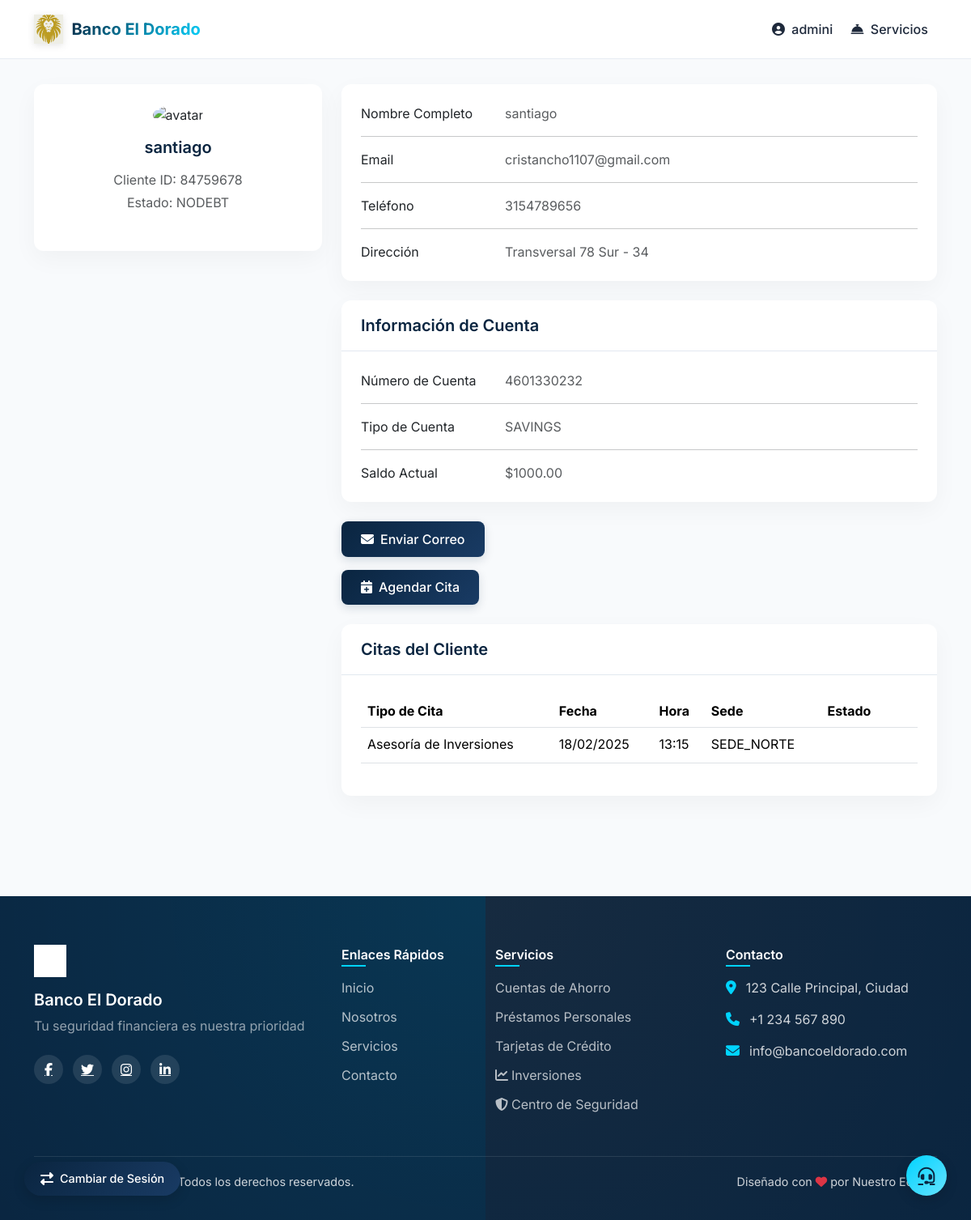
Page /client/1/ (signed in) on the committed database.
### blog/models.py (models this page shows, shortened)
class Client(models.Model):
    class Status(models.TextChoices):
        OWE = 'O', 'OWE'
        NODEBT = 'ND', 'NODEBT'
    cardId = models.CharField(max_length= 10, null= True, blank = True)
    name = models.CharField(max_length=100)
    image = models.ImageField(upload_to='client_photos/', blank=True, null=True)
    imageSave = models.ImageField(upload_to='client_photos/', blank=True, null=True)
    email = models.EmailField()
    phone_number = models.CharField(max_length=15)
    address = models.CharField(max_length=200)
    created_at = models.DateTimeField(auto_now_add=True)
    updated_at = models.DateTimeField(auto_now=True)
    status = models.CharField(max_length=2,
                              choices=Status.choices,
                              default=Status.NODEBT)
    class Meta:
        ordering = ['-created_at']
        indexes = [
            models.Index(fields=['-created_at']),
        ]
    def get_account_number(self):
        try:
            return self.account.numberAccount
        except Account.DoesNotExist:
            return 'No Account'

class Account(models.Model):
    ACCOUNT_TYPES = [
        ('SAVINGS', 'Cuenta de Ahorros'),
        ('CHECKING', 'Cuenta Corriente'),
        ('FIXED', 'Depósito a Plazo Fijo'),
        ('SALARY', 'Cuenta Sueldo')
    ]
    client = models.OneToOneField(Client, on_delete=models.CASCADE)
    numberAccount = models.CharField(max_length=20, unique=True)
    balance = models.DecimalField(max_digits=10, decimal_places=2, default=0)
    account_type = models.CharField(max_length=50, choices=ACCOUNT_TYPES)
    created_at = models.DateTimeField(auto_now_add=True)
    updated_at = models.DateTimeField(auto_now=True)
    interest_rate = models.DecimalField(max_digits=5, decimal_places=2, default=0)
    is_active = models.BooleanField(default=True)

class Appointment(models.Model):
    APPOINTMENT_TYPES = [
        ('LOAN', 'Solicitud de Préstamo'),
        ('SAVINGS', 'Apertura Cuenta de Ahorros'),
        ('CHECKING', 'Apertura Cuenta Corriente'),
        ('INVESTMENT', 'Asesoría de Inversiones'),
        ('CARDS', 'Solicitud de Tarjetas'),
        ('OTHER', 'Otros Servicios'),
    ]
    STATUS_CHOICES = [
        ('PENDING', 'Pendiente'),
        ('CONFIRMED', 'Confirmada'),
        ('COMPLETED', 'Cumplida'),
        ('CANCELLED', 'Cancelada'),
    ]
    client = models.ForeignKey(Client, on_delete=models.CASCADE, related_name='appointments')
    appointment_type = models.CharField(max_length=20, choices=APPOINTMENT_TYPES)
    date = models.DateField()
    time = models.TimeField()
    branch = models.CharField(max_length=100)  # Sede
    status = models.CharField(max_length=20, choices=STATUS_CHOICES, default='PENDING')
    notes = models.TextField(blank=True)
    created_at = models.DateTimeField(auto_now_add=True)
    updated_at = models.DateTimeField(auto_now=True)
    class Meta:
        ordering = ['-date', '-time']

### blog/views.py (the view)
# urls.py: path('client/<int:id>/', views.client_detail, name='client_detail'),
@login_required
def client_detail(request, id):
    client = get_object_or_404(Client, id=id)
    account_number = client.get_account_number()
    appointments = client.appointments.all()  # Obtener todas las citas del cliente
    try:
        account = Account.objects.get(client=client)
        model = {
            'client': client,
            'account': account,
            'account_number': account_number,
        }
    except Account.DoesNotExist:
        model = {
            'client': client,
            'account_number': 'No Account',
        }
    context = {
        'client': client,
        'account_number': account_number,
        'model': model,
        'appointments': appointments,  # Pasar las citas al contexto
    }
    return render(request, 'client/client_detail.html', context)

### blog/templates/client/client_detail.html (shortened to what this page needs)
{% extends "base.html" %}
{% load static %}
{% block content %}
<div class="container py-4">
    <div class="row">
        <div class="col-lg-4">
            <div class="card mb-4">
                <div class="card-body text-center">
                    {% if client.image %}
                        <img src="{{ client.image.url }}" alt="avatar" class="rounded-circle img-fluid" style="width: 150px;">
                    {% else %}
                        <img src="{% static 'images/default-avatar.png' %}" alt="avatar" class="rounded-circle img-fluid" style="width: 150px;">
                    {% endif %}
                    <h5 class="my-3">{{ client.name }}</h5>
                    <p class="text-muted mb-1">Cliente ID: {{ client.cardId }}</p>
                    <p class="text-muted mb-4">Estado: {{ client.get_status_display }}</p>
                </div>
            </div>
        </div>
        <div class="col-lg-8">
            <div class="card mb-4">
                <div class="card-body">
                    <div class="row">
                        <div class="col-sm-3">
                            <p class="mb-0">Nombre Completo</p>
                        </div>
                        <div class="col-sm-9">
                            <p class="text-muted mb-0">{{ client.name }}</p>
                        </div>
                    </div>
                    <hr>
                    <div class="row">
                        <div class="col-sm-3">
                            <p class="mb-0">Email</p>
                        </div>
                        <div class="col-sm-9">
                            <p class="text-muted mb-0">{{ client.email }}</p>
                        </div>
                    </div>
                    <hr>
                    <div class="row">
                        <div class="col-sm-3">
                            <p class="mb-0">Teléfono</p>
                        </div>
                        <div class="col-sm-9">
                            <p class="text-muted mb-0">{{ client.phone_number }}</p>
                        </div>
                    </div>
                    <hr>
                    <div class="row">
                        <div class="col-sm-3">
                            <p class="mb-0">Dirección</p>
                        </div>
                        <div class="col-sm-9">
                            <p class="text-muted mb-0">{{ client.address }}</p>
                        </div>
                    </div>
                </div>
            </div>
            <div class="card mb-4">
                <div class="card-header d-flex justify-content-between align-items-center">
                    <h5 class="mb-0">Información de Cuenta</h5>
                </div>
                <div class="card-body">
                    {% if model.account %}
                        <div class="row">
                            <div class="col-sm-3">
                                <p class="mb-0">Número de Cuenta</p>
                            </div>
                            <div class="col-sm-9">
                                <p class="text-muted mb-0">{{ model.account.numberAccount }}</p>
                            </div>
                        </div>
                        <hr>
                        <div class="row">
                            <div class="col-sm-3">
                                <p class="mb-0">Tipo de Cuenta</p>
                            </div>
                            <div class="col-sm-9">
                                <p class="text-muted mb-0">{{ model.account.account_type }}</p>
                            </div>
                        </div>
                        <hr>
                        <div class="row">
                            <div class="col-sm-3">
                                <p class="mb-0">Saldo Actual</p>
                            </div>
                            <div class="col-sm-9">
                                <p class="text-muted mb-0">${{ model.account.balance|floatformat:2 }}</p>
                            </div>
                        </div>
                    {% else %}
                        <div class="text-center py-4">
                            <i class="fas fa-piggy-bank fa-3x text-muted mb-3"></i>
                            <p class="text-muted">Este cliente aún no tiene una cuenta bancaria.</p>
                            <p class="text-muted">Puede crear una nueva cuenta haciendo clic en el botón superior.</p>
                        </div>
                    {% endif %}
                </div>
            </div>
            <div class="card-footer">
                <div class="d-flex justify-content-between align-items-center">
                    <a href="{% url 'blog:send_email' client.id %}" class="btn btn-primary">
                        <i class="fas fa-envelope me-2"></i>Enviar Correo
                    </a>
                </div>
            </div>
            <div class="d-flex gap-2 mt-3">
                <a href="{% url 'blog:create_appointment' client.id %}" class="btn btn-primary">
                    <i class="fas fa-calendar-plus me-2"></i>Agendar Cita
                </a>
            </div>
            <div class="card mt-4">
                <div class="card-header">
                    <h5 class="mb-0">Citas del Cliente</h5>
                </div>
                <div class="card-body">
                    {% if appointments %}
                        <table class="table">
                            <thead>
                                <tr>
                                    <th>Tipo de Cita</th>
                                    <th>Fecha</th>
                                    <th>Hora</th>
                                    <th>Sede</th>
                                    <th>Estado</th>
                                </tr>
                            </thead>
                            <tbody>
                                {% for appointment in appointments %}
                                <tr>
                                    <td>{{ appointment.get_appointment_type_display }}</td>
                                    <td>{{ appointment.date|date:"d/m/Y" }}</td>
                                    <td>{{ appointment.time|time:"H:i" }}</td>
                                    <td>{{ appointment.branch }}</td>
                                    <td>
                                        <span class="badge badge-{{ appointment.status|lower }}">
                                        </span>
                                    </td>
                                </tr>
                                {% empty %}
                                <tr>
                                    <td colspan="5" class="text-center">No hay citas programadas para este cliente.</td>
                                </tr>
                                {% endfor %}
                            </tbody>
                        </table>
                    {% else %}
                        <p class="text-muted">No hay citas programadas para este cliente.</p>
                    {% endif %}
                </div>
            </div>
        </div>
    </div>
</div>
{% endblock %}

### templates/base.html (shortened to what this page needs)
{% load static %}
<!DOCTYPE html>
<html lang="es">
<head>
    <link href="https://cdn.jsdelivr.net/npm/bootstrap@5.3.2/dist/css/bootstrap.min.css" rel="stylesheet">
    <link href="https://cdnjs.cloudflare.com/ajax/libs/font-awesome/6.5.1/css/all.min.css" rel="stylesheet">
</head>
<body>
    <nav class="navbar navbar-expand-lg fixed-top" id="mainNav">
        <div class="container">
            <a class="navbar-brand" href="{% url 'blog:home' %}">
                <img src="{% static 'images/logo.png' %}" alt="Logo" class="navbar-logo">
                <span class="text-gradient fw-bold">Banco El Dorado</span>
            </a>
            <div class="collapse navbar-collapse" id="navbarNav">
                <ul class="navbar-nav ms-auto">
                    {% if user.is_authenticated %}
                        <li class="nav-item dropdown">
                            <a class="nav-link" href="#" id="userDropdown" role="button" data-bs-toggle="dropdown">
                                <i class="fas fa-user-circle me-1"></i> {{ user.username }}
                            </a>
                        </li>
                    {% endif %}
                    <li class="nav-item dropdown">
                        <a class="nav-link" href="#" id="servicesDropdown" role="button" data-bs-toggle="dropdown">
                            <i class="fas fa-concierge-bell me-1"></i> Servicios
                        </a>
                    </li>
                </ul>
            </div>
        </div>
    </nav>
    <main class="main-content">
        {% block content %}{% endblock %}
    </main>
    <footer class="footer">
        <div class="container">
            <div class="row">
                <div class="col-lg-4">
                    <div class="footer-brand">
                        <img src="{% static 'images/logo.png' %}" alt="Logo" class="footer-logo">
                        <h5>Banco El Dorado</h5>
                        <p>Tu seguridad financiera es nuestra prioridad</p>
                    </div>
                    <div class="social-links">
                        <a href="#" class="social-link"><i class="fab fa-facebook-f"></i></a>
                        <a href="#" class="social-link"><i class="fab fa-twitter"></i></a>
                        <a href="#" class="social-link"><i class="fab fa-instagram"></i></a>
                        <a href="#" class="social-link"><i class="fab fa-linkedin-in"></i></a>
                    </div>
                </div>
                <div class="col-lg-2">
                    <h6>Enlaces Rápidos</h6>
                    <ul class="footer-links">
                        <li><a href="{% url 'blog:home' %}">Inicio</a></li>
                        <li><a href="#">Nosotros</a></li>
                        <li><a href="#">Servicios</a></li>
                        <li><a href="#">Contacto</a></li>
                    </ul>
                </div>
                <div class="col-lg-3">
                    <h6>Servicios</h6>
                    <ul class="footer-links">
                        <li><a href="#">Cuentas de Ahorro</a></li>
                        <li><a href="#">Préstamos Personales</a></li>
                        <li><a href="#">Tarjetas de Crédito</a></li>
                        <li><a href="{% url 'blog:inversiones' %}"><i class="fas fa-chart-line me-1"></i>Inversiones</a></li>
                        <li><a href="{% url 'blog:seguridad' %}"><i class="fas fa-shield-alt me-1"></i>Centro de Seguridad</a></li>
                    </ul>
                </div>
                <div class="col-lg-3">
                    <h6>Contacto</h6>
                    <ul class="footer-contact">
                        <li>
                            <i class="fas fa-map-marker-alt"></i>
                            <span>123 Calle Principal, Ciudad</span>
                        </li>
                        <li>
                            <i class="fas fa-phone"></i>
                            <span>+1 234 567 890</span>
                        </li>
                        <li>
                            <i class="fas fa-envelope"></i>
                            <span>info@bancoeldorado.com</span>
                        </li>
                    </ul>
                </div>
            </div>
            <div class="footer-bottom">
                <div class="row">
                    <div class="col-md-6">
                        <p>&copy; {% now "Y" %} Banco El Dorado. Todos los derechos reservados.</p>
                    </div>
                    <div class="col-md-6 text-end">
                        <p>Diseñado con <i class="fas fa-heart text-danger"></i> por Nuestro Equipo</p>
                    </div>
                </div>
            </div>
        </div>
    </footer>
    <a href="https://www.userlike.com/umc/#/inbox/81431049" target="_blank" rel="noopener noreferrer" class="floating-btn help-btn">
        <i class="fas fa-headset"></i>
    </a>
    {% if user.is_authenticated %}
    <a href="{% url 'blog:login' %}" class="floating-btn role-switch">
        <i class="fas fa-exchange-alt"></i>
        <span>Cambiar de Sesión</span>
    </a>
    {% endif %}
</body>
</html>

### rows in the picture
Client: name "santiago", cardId "84759678", status "NODEBT", email "cristancho1107@gmail.com", phone_number "3154789656", address "Transversal 78 Sur - 34"
Account: account.numberAccount "4601330232", account.account_type "SAVINGS", account.balance "1000.00"
Appointment: appointment_type "Asesoría de Inversiones", date "18/02/2025", time "13:15", branch "SEDE_NORTE"

### other values in the picture
{{ user.username }} "admini"
